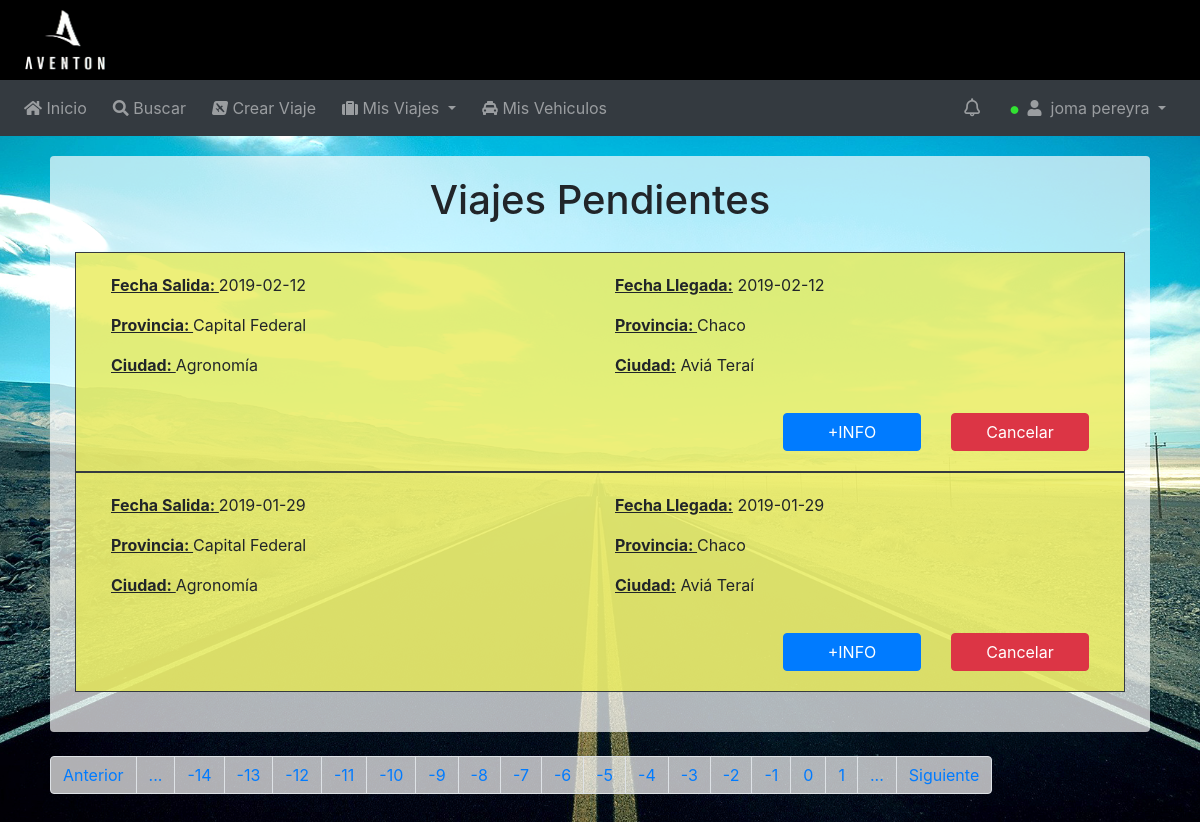
Screenshot of /viajes_pendientes.php (signed in) with the database file from the repository.
### tables this page shows
CREATE TABLE IF NOT EXISTS `usuario` (
  `id_usuario` int(11) NOT NULL AUTO_INCREMENT,
  `email` varchar(50) NOT NULL,
  `nombre` varchar(50) NOT NULL,
  `apellido` varchar(50) NOT NULL,
  `admin` tinyint(1) NOT NULL DEFAULT '0',
  `contrasenia` varchar(20) NOT NULL,
  `telefono` varchar(20) NOT NULL,
  `f_nacimiento` date NOT NULL,
  `permisos` tinyint(1) NOT NULL DEFAULT '0',
  PRIMARY KEY (`id_usuario`,`email`)
);

CREATE TABLE IF NOT EXISTS `postulacion` (
  `id_postulacion` int(11) NOT NULL AUTO_INCREMENT,
  `id_usuario` int(11) NOT NULL,
  `id_viaje` int(11) NOT NULL,
  `estado` varchar(20) NOT NULL DEFAULT 'esperando',
  PRIMARY KEY (`id_postulacion`),
  KEY `id_viaje` (`id_viaje`),
  KEY `id_usuario` (`id_usuario`)
);

CREATE TABLE IF NOT EXISTS `viaje` (
  `id_viaje` int(11) NOT NULL AUTO_INCREMENT,
  `id_usuario` int(11) NOT NULL,
  `id_vehiculo` int(11) NOT NULL,
  `descripcion` varchar(300) NOT NULL,
  `asientos_disponibles` int(11) NOT NULL,
  `fecha_salida` date NOT NULL,
  `fecha_llegada` date NOT NULL,
  `hora_salida` time NOT NULL,
  `hora_llegada` time NOT NULL,
  `costo` float NOT NULL,
  `estado` tinyint(1) NOT NULL DEFAULT '0',
  `tipo` varchar(20) NOT NULL,
  `id_destino` int(11) NOT NULL,
  `id_origen` int(11) NOT NULL,
  PRIMARY KEY (`id_viaje`),
  KEY `id_destino` (`id_destino`),
  KEY `id_origen` (`id_origen`),
  KEY `id_usuario` (`id_usuario`),
  KEY `id_vehiculo` (`id_vehiculo`)
);

CREATE TABLE IF NOT EXISTS `provincia` (
  `id_provincia` int(10) NOT NULL AUTO_INCREMENT,
  `nombre_provincia` varchar(255) NOT NULL,
  PRIMARY KEY (`id_provincia`)
);

CREATE TABLE IF NOT EXISTS `localidad` (
  `id_localidad` int(11) NOT NULL AUTO_INCREMENT,
  `id_provincia` int(11) NOT NULL,
  `nombre_localidad` varchar(255) NOT NULL,
  PRIMARY KEY (`id_localidad`),
  KEY `nombre_localidad` (`nombre_localidad`),
  KEY `id_provincia` (`id_provincia`)
);

### modelo/config.php (called while the page is built, shortened)
<?php
$charset="utf8";
?>

### modelo/conexion.php (called while the page is built)
<?php
class Conexion{
	public static function conectar(){
		try{
			require("config.php");
			$conexion=new PDO("mysql:host=$host;dbname=$db_name","$user","$pass");
			$conexion->setAttribute(PDO::ATTR_ERRMODE,PDO::ERRMODE_EXCEPTION);
			$conexion->exec("SET CHARACTER SET $charset");
		}
		catch(Exception $e){
			die("Error $e->getMessage()");
			echo "Linea del error $e->getLine()";
		}
		return $conexion;
	}
}
?>

### modelo/usuario.php (called while the page is built, shortened)
<?php
class Usuario{
	private $db;
	public function __construct(){
		require_once("conexion.php");
		$this->db=Conexion::conectar();
	}
	public function get_nombre_apellido($email){
		$consulta=$this->db->query("SELECT nombre,apellido FROM usuario WHERE usuario.email='".$email."'");
		$datos=$consulta->fetch(PDO::FETCH_ASSOC);
		return $datos;
	}
	public function get_id($email){
		$consulta=$this->db->query("SELECT id_usuario FROM usuario WHERE usuario.email='".$email."'");
		$datos=$consulta->fetch(PDO::FETCH_ASSOC);
		return $datos;
	}
}
?>

### modelo/postulacion.php (called while the page is built, shortened)
<?php
class Postulacion{
	private $db;
	public function __construct(){
		require_once("conexion.php");
		$this->db=Conexion::conectar();
	}
	public function existe_esperando($id_usuario){
		$consulta=$this->db->query("SELECT * FROM postulacion WHERE postulacion.id_usuario=$id_usuario AND postulacion.estado='esperando'");
		return $consulta->rowCount() > 0;
	}
	public function get_postulaciones_esperando($id_usuario,$inicio,$tamaño_paginas){
		$postulaciones=array();
		$consulta=$this->db->query("SELECT * FROM postulacion WHERE postulacion.id_usuario=$id_usuario AND postulacion.estado='esperando' LIMIT $inicio,$tamaño_paginas");
		while($fila=$consulta->fetch(PDO::FETCH_ASSOC)){
			$postulaciones[]=$fila;
		}
		return $postulaciones;
	}
}
?>

### modelo/viaje.php (called while the page is built, shortened)
<?php
class Viaje{
	private $db;
	public function __construct(){
		require_once("conexion.php");
		$this->db=Conexion::conectar();
	}
	public function get_datos($id){
		$consulta=$this->db->query("SELECT tabla1.id_viaje,tabla1.id_usuario,tabla1.descripcion,tabla1.tipo,tabla1.hora_salida,tabla1.hora_llegada,tabla1.fecha_salida,tabla1.fecha_llegada,tabla1.costo,pro1.nombre_provincia AS provincia_origen,ciu1.nombre_localidad AS ciudad_origen,pro2.nombre_provincia AS provincia_destino,ciu2.nombre_localidad AS ciudad_destino,origen.calle AS calle_origen,origen.numero AS numero_origen,destino.calle AS calle_destino,destino.numero AS numero_destino FROM viaje AS tabla1 INNER JOIN ubicacion AS origen ON(tabla1.id_origen=origen.id_ubicacion)INNER JOIN provincia AS pro1 ON(origen.id_provincia=pro1.id_provincia)INNER JOIN localidad AS ciu1 ON(origen.id_ciudad=ciu1.id_localidad)INNER JOIN ubicacion AS destino ON(tabla1.id_destino=destino.id_ubicacion)INNER JOIN provincia AS pro2 ON(destino.id_provincia=pro2.id_provincia)INNER JOIN localidad AS ciu2 ON(destino.id_ciudad=ciu2.id_localidad)WHERE tabla1.id_viaje=$id");
		return $consulta->fetch(PDO::FETCH_ASSOC);
	}
}
?>

### viajes_pendientes.php (the view, shortened to what this page needs)
<html>
<head>
	<link rel="stylesheet" href="css/bootstrap.min.css">
	<link rel="stylesheet" href="css/fontawesome-all.min.css">
	<link rel="stylesheet" href="css/estilo.css">
</head>
<body class="fondo-usuario">
	<?php
	require_once("modelo/usuario.php");
	require_once("modelo/viaje.php");
	require_once("modelo/postulacion.php");
	require_once("modelo/paginacion.php");
	$tabla_postulacion=new Postulacion();
	$tabla_viaje=new Viaje();
	include("header.php");
	$email=$_SESSION["usuario"];
	$tabla_usuario=new Usuario();
	$usuario=$tabla_usuario->get_id($email);
	$existen_postulaciones_esperando=$tabla_postulacion->existe_esperando($usuario['id_usuario']);
	?>
	<div class="container my-container">
		<div class="semitransparente rounded">
			<h1 class="text-center">Viajes Pendientes</h1>
			<?php
			if(!$existen_postulaciones_esperando){
				include("advertencia_viajes_pendientes.php");
			}
			else{
				if(isset($_GET["pagina"])){
					$pagina=$_GET["pagina"];
				}
				else
					$pagina=1;
				$paginacion=new Paginacion();
				$paginacion->paginacion_pendiente($pagina,$usuario['id_usuario']);
				$postulacion=$tabla_postulacion->get_postulaciones_esperando($usuario['id_usuario'],$paginacion->get_inicio(),$paginacion->get_tamaño());
				?>
				<div class="container my-container col-md-12">
					<?php
					foreach ($postulacion as $p){
						$viaje=$tabla_viaje->get_datos($p['id_viaje']);
						?>
						<article class=" row border border-dark semitransparente-pendiente">
							<div class="container">
								<div class="row">
									<div class="col-12 col-md-6">
										<p> <u><b> Fecha Salida: </u></b> <?php echo $viaje['fecha_salida'];?></p>
										<p> <u><b>Provincia: </u></b><?php echo " " . $viaje['provincia_origen'] . " " ;?></p>
										<p> <u><b>Ciudad: </u></b> <?php echo " " . $viaje['ciudad_origen'] . " " ;?></p>
									</div>
									<div class="col-12 col-md-6">
										<p><u><b> Fecha Llegada:</u></b><?php echo  " " . $viaje['fecha_llegada'] . " ";?></p>
										<p> <u><b>Provincia: </u></b><?php echo " " . $viaje['provincia_destino'] . " " ;?></p>
										<p> <u><b> Ciudad:</u></b>  <?php echo " " . $viaje['ciudad_destino'] . " " ;?></p>
									</div>
									<div class="container margin-top-20">
										<div class="row">
											<div class="col-12 col-sm-12 col-md-12 col-lg-8">
											</div>
											<div class="col-12 col-sm-12 col-md-12 col-lg-4">
												<div class="row">
													<div class="col-md-6">
														<a href="mostrar_info_viaje.php?id=<?php echo $viaje['id_viaje']?>"class='btn btn-primary btn-block'>+INFO</a>
													</div>
													<div class="col-md-6">
														<button type="button" class="btn btn-danger btn-block margin-right-20" data-toggle="modal" data-target="#<?php echo $p['id_postulacion']?>">Cancelar</button>
													</div>
												</div>
											</div>
										</div>
									</div>
								</div>
							</div>
						</article>
						<?php
					}
					echo "</div>";
					echo "</div>";
				}
				echo "</div>";
 ?>
</body>
</html>

### header.php (shortened to what this page needs)
<header>
	<div class="container-fluid">
		<div class="row">
			<div class="col-md-6 col-sm-6 col-6">
				<img class="logo" src="img/logo-aventon.png" alt="">
			</div>
		</div>
	</div>
</header>
<div class="">
	<nav class="navbar navbar-expand-lg navbar-dark bg-dark">
		<div class="collapse navbar-collapse" id="navbarTogglerDemo01">
			<ul class="navbar-nav mr-auto">
				<li class="nav-item">
					<a class="nav-link" href="pagina_principal.php"><i class="fas fa-home"></i> Inicio<span class="sr-only">(current)</span></a>
				</li>
				<li class="nav-item">
					<a class="nav-link" href="#"><i class="fas fa-search"></i> Buscar</a>
				</li>
			<li class="nav-item">
				<a class="nav-link" href="crear_viaje.php"><i class="fab fa-avianex"></i> Crear Viaje</a>
			</li>
			<li class="nav-item dropdown">
				<a class="nav-link dropdown-toggle" href="#" id="navbarDropdownMenuLink" data-toggle="dropdown" aria-haspopup="true" aria-expanded="false"><i class="fas fa-suitcase"></i> Mis Viajes
				</a>
			</li>
		<li class="nav-item">
			<a class="nav-link" href="mis_vehiculos.php"><i class="fas fa-taxi"></i> Mis Vehiculos</a>
		</li>
	</ul>
	<ul class="navbar-nav ml-auto">
		<li class="nav-item">
				<a class="nav-link" href="notificaciones.php"><i class="far fa-bell icon-size-18"></i>&nbsp;</a>
			</li>
		<li class="nav-item dropdown">
			<a class="nav-link dropdown-toggle" href="#" id="navbarDropdownMenuLink" data-toggle="dropdown" aria-haspopup="true" aria-expanded="false">
				<i class="fas fa-circle icon-conexion"></i>&nbsp;
				<i class="fas fa-user"></i>
				&nbsp;<?php
				require_once("modelo/usuario.php");
				$tabla_usuario=new Usuario();
				$nom_ape=$tabla_usuario->get_nombre_apellido($_SESSION["usuario"]);
				echo $nom_ape['nombre'],' ',$nom_ape['apellido']; ?>
			</a>
		</li>
	</ul>
</div>
</nav>
</div>

### css/estilo.css (style rules this page uses)
html { min-height: 100%; position: relative; }
body { margin: 0; margin-bottom: 40px; }
header { background: black; color:#fff; }
article { background: black; }
.fondo-usuario { background-image: url("../img/fondo_usuario.jpg"); background-size: cover; background-attachment: fixed; background-position: center center; background-repeat: no-repeat; }
.nav-item { padding-right: 10px; }
.margin-right-20 { margin-right: 20px; }
.margin-top-20 { margin-top: 20px; }
.my-container { position: relative; padding: 20px; }
.logo { height: 80px; width: 100px; padding-top: 10px; padding-bottom: 10px; padding-left: 10px; padding-right: 10px; }
.icon-size-18 { font-size: 18px; }
.icon-conexion { font-size: 8px; vertical-align: middle; color: #32e232; }
.semitransparente { background-color: #ffffffb0; padding: 20px; }
.semitransparente-pendiente { background-color: #e8ea4fc2; padding: 20px; }

### rows the page displays
usuario: nombre "joma", apellido "pereyra"
postulacion: id_viaje.fecha_salida "2019-02-12", provincia.nombre_provincia "Capital Federal", localidad.nombre_localidad "Agronomía", id_viaje.fecha_llegada "2019-02-12", provincia.nombre_provincia "Chaco", localidad.nombre_localidad "Aviá Teraí"
postulacion: id_viaje.fecha_salida "2019-01-29", provincia.nombre_provincia "Capital Federal", localidad.nombre_localidad "Agronomía", id_viaje.fecha_llegada "2019-01-29", provincia.nombre_provincia "Chaco", localidad.nombre_localidad "Aviá Teraí"
